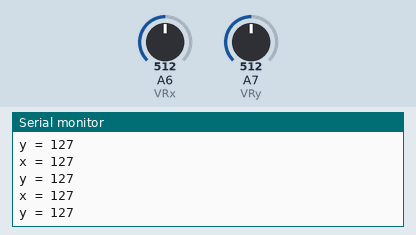
Recording of a sketch running on a simulated Arduino Nano, built with avr-gcc and run on an emulated ATmega328P. Parts: the last lines printed to the serial monitor. Inputs (shaded band) come from the test bench; at power-on: A6 (VRx) = 512, A7 (VRy) = 512.

Above: at 1.2 s.
1.3 s: A6 (VRx) set to 716
At 1.45 s:
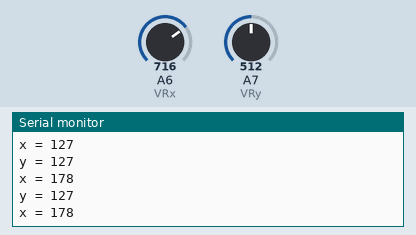
2.8 s: A7 (VRy) set to 716
At 2.99 s:
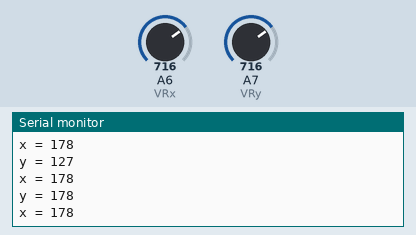
4.3 s: A6 (VRx) set to 900
At 4.33 s:
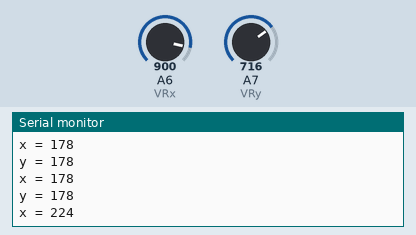
5.8 s: A7 (VRy) set to 900
At 5.87 s:
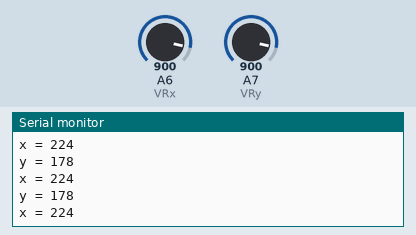
Timing chart, 0 to 8.3 s (numbered marks = the images above; inputs shaded):
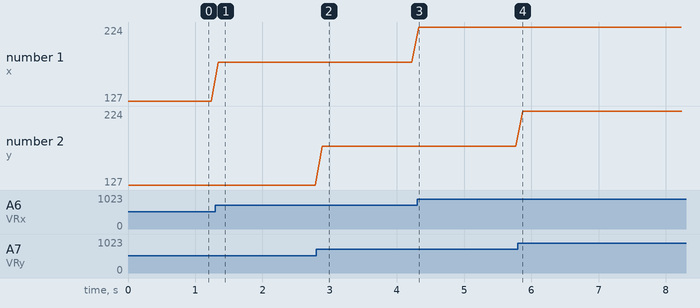

The sketch:

remote_controller.ino
```cpp
#define VRx A6 //analog pin A1 for x coordinate
#define VRy A7 //analog pin A0 for y coordinate
#define VRsw 2 //digital pin D2 for z input (high/low)
#define DELAY 100

#include <SoftwareSerial.h>
SoftwareSerial hc05(3, 4); // RX | TX
// Connect the HC-05 TX to Arduino pin 3 RX.
// Connect the HC-05 RX to Arduino pin 4 TX through a voltage divider.


void setup() {
  /*joystick initialization*/
  pinMode(VRx, INPUT);
  pinMode(VRy, INPUT);
  pinMode(VRsw, INPUT_PULLUP); //1 as unpressed, 0 as pressed

  /*bluetooth initialization*/
  Serial.begin(9600);
  hc05.begin(9600);
}

void loop() {
  /* reading joystick values*/
  int raw_x = analogRead(VRx);
  int raw_y = analogRead(VRy);
//  int raw_z = digitalRead(VRsw);

  /*precompute speeds here*/
  int x = map(raw_x, 0, 1023, 0, 255);
  int y = map(raw_y, 0, 1023, 0, 255);
  hc05.write(x);
  hc05.write(y);
  Serial.print("x = ");
  Serial.println(x);
  Serial.print("y = ");
  Serial.println(y);
  delay(DELAY);
}
```

Measured:
- after the input at 1.3 s, the serial monitor: prints a new line at once (image 1)
- after the input at 2.8 s, the serial monitor: prints a new line after 0.09 s (image 2)
- after the input at 4.3 s, the serial monitor: prints a new line at once (image 3)
- plotted number 1: 127 → 178 after the input at 1.3 s, 178 → 224 after the input at 4.3 s
